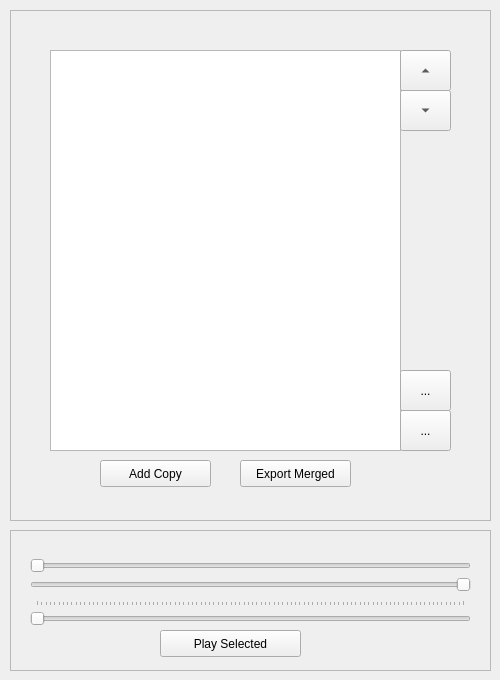
<?xml version="1.0" encoding="UTF-8"?>
<ui version="4.0">
 <class>MainWindow</class>
 <widget class="QMainWindow" name="MainWindow">
  <property name="geometry">
   <rect>
    <x>0</x>
    <y>0</y>
    <width>500</width>
    <height>680</height>
   </rect>
  </property>
  <property name="minimumSize">
   <size>
    <width>500</width>
    <height>680</height>
   </size>
  </property>
  <property name="maximumSize">
   <size>
    <width>500</width>
    <height>16777215</height>
   </size>
  </property>
  <property name="windowTitle">
   <string>Trajectory Editor</string>
  </property>
  <property name="layoutDirection">
   <enum>Qt::LeftToRight</enum>
  </property>
  <widget class="QWidget" name="centralwidget">
   <widget class="QFrame" name="frame">
    <property name="geometry">
     <rect>
      <x>10</x>
      <y>530</y>
      <width>481</width>
      <height>141</height>
     </rect>
    </property>
    <property name="frameShape">
     <enum>QFrame::StyledPanel</enum>
    </property>
    <property name="frameShadow">
     <enum>QFrame::Raised</enum>
    </property>
    <widget class="QPushButton" name="playSelectedButton">
     <property name="geometry">
      <rect>
       <x>150</x>
       <y>100</y>
       <width>141</width>
       <height>27</height>
      </rect>
     </property>
     <property name="text">
      <string>Play Selected</string>
     </property>
    </widget>
    <widget class="QSlider" name="playSlider">
     <property name="geometry">
      <rect>
       <x>20</x>
       <y>70</y>
       <width>441</width>
       <height>29</height>
      </rect>
     </property>
     <property name="orientation">
      <enum>Qt::Horizontal</enum>
     </property>
     <property name="tickPosition">
      <enum>QSlider::TicksAbove</enum>
     </property>
    </widget>
    <widget class="QSlider" name="startSlider">
     <property name="geometry">
      <rect>
       <x>20</x>
       <y>20</y>
       <width>441</width>
       <height>31</height>
      </rect>
     </property>
     <property name="orientation">
      <enum>Qt::Horizontal</enum>
     </property>
     <property name="invertedAppearance">
      <bool>false</bool>
     </property>
     <property name="invertedControls">
      <bool>false</bool>
     </property>
     <property name="tickPosition">
      <enum>QSlider::NoTicks</enum>
     </property>
    </widget>
    <widget class="QSlider" name="endSlider">
     <property name="geometry">
      <rect>
       <x>20</x>
       <y>40</y>
       <width>441</width>
       <height>29</height>
      </rect>
     </property>
     <property name="layoutDirection">
      <enum>Qt::RightToLeft</enum>
     </property>
     <property name="orientation">
      <enum>Qt::Horizontal</enum>
     </property>
     <property name="tickPosition">
      <enum>QSlider::NoTicks</enum>
     </property>
    </widget>
    <widget class="QLabel" name="startVal">
     <property name="geometry">
      <rect>
       <x>40</x>
       <y>0</y>
       <width>101</width>
       <height>31</height>
      </rect>
     </property>
     <property name="text">
      <string/>
     </property>
     <property name="textFormat">
      <enum>Qt::PlainText</enum>
     </property>
     <property name="scaledContents">
      <bool>false</bool>
     </property>
     <property name="wordWrap">
      <bool>false</bool>
     </property>
    </widget>
    <widget class="QLabel" name="endVal">
     <property name="geometry">
      <rect>
       <x>360</x>
       <y>0</y>
       <width>101</width>
       <height>31</height>
      </rect>
     </property>
     <property name="text">
      <string/>
     </property>
     <property name="textFormat">
      <enum>Qt::PlainText</enum>
     </property>
    </widget>
   </widget>
   <widget class="QFrame" name="frame_2">
    <property name="geometry">
     <rect>
      <x>10</x>
      <y>10</y>
      <width>481</width>
      <height>511</height>
     </rect>
    </property>
    <property name="frameShape">
     <enum>QFrame::StyledPanel</enum>
    </property>
    <property name="frameShadow">
     <enum>QFrame::Raised</enum>
    </property>
    <widget class="QListWidget" name="trajList">
     <property name="geometry">
      <rect>
       <x>40</x>
       <y>40</y>
       <width>351</width>
       <height>401</height>
      </rect>
     </property>
     <property name="dragEnabled">
      <bool>false</bool>
     </property>
    </widget>
    <widget class="QPushButton" name="copyButton">
     <property name="geometry">
      <rect>
       <x>90</x>
       <y>450</y>
       <width>111</width>
       <height>27</height>
      </rect>
     </property>
     <property name="text">
      <string>Add Copy</string>
     </property>
    </widget>
    <widget class="QPushButton" name="exportButton">
     <property name="geometry">
      <rect>
       <x>230</x>
       <y>450</y>
       <width>111</width>
       <height>27</height>
      </rect>
     </property>
     <property name="text">
      <string>Export Merged</string>
     </property>
    </widget>
    <widget class="QToolButton" name="downButton">
     <property name="geometry">
      <rect>
       <x>390</x>
       <y>80</y>
       <width>51</width>
       <height>41</height>
      </rect>
     </property>
     <property name="toolTip">
      <string>Move Down</string>
     </property>
     <property name="text">
      <string>...</string>
     </property>
     <property name="autoRaise">
      <bool>false</bool>
     </property>
     <property name="arrowType">
      <enum>Qt::DownArrow</enum>
     </property>
    </widget>
    <widget class="QToolButton" name="addButton">
     <property name="geometry">
      <rect>
       <x>390</x>
       <y>360</y>
       <width>51</width>
       <height>41</height>
      </rect>
     </property>
     <property name="toolTip">
      <string>Add Trajectory</string>
     </property>
     <property name="text">
      <string>...</string>
     </property>
     <property name="icon">
      <iconset>
       <normaloff>icons/add.png</normaloff>icons/add.png</iconset>
     </property>
     <property name="iconSize">
      <size>
       <width>30</width>
       <height>30</height>
      </size>
     </property>
     <property name="toolButtonStyle">
      <enum>Qt::ToolButtonIconOnly</enum>
     </property>
     <property name="autoRaise">
      <bool>false</bool>
     </property>
     <property name="arrowType">
      <enum>Qt::NoArrow</enum>
     </property>
    </widget>
    <widget class="QToolButton" name="removeButton">
     <property name="geometry">
      <rect>
       <x>390</x>
       <y>400</y>
       <width>51</width>
       <height>41</height>
      </rect>
     </property>
     <property name="toolTip">
      <string>Remove Selection</string>
     </property>
     <property name="text">
      <string>...</string>
     </property>
     <property name="icon">
      <iconset>
       <normaloff>icons/delete.png</normaloff>icons/delete.png</iconset>
     </property>
     <property name="iconSize">
      <size>
       <width>30</width>
       <height>30</height>
      </size>
     </property>
     <property name="autoRaise">
      <bool>false</bool>
     </property>
     <property name="arrowType">
      <enum>Qt::NoArrow</enum>
     </property>
    </widget>
    <widget class="QToolButton" name="upButton">
     <property name="geometry">
      <rect>
       <x>390</x>
       <y>40</y>
       <width>51</width>
       <height>41</height>
      </rect>
     </property>
     <property name="toolTip">
      <string>Move Up</string>
     </property>
     <property name="text">
      <string>...</string>
     </property>
     <property name="autoRaise">
      <bool>false</bool>
     </property>
     <property name="arrowType">
      <enum>Qt::UpArrow</enum>
     </property>
    </widget>
   </widget>
  </widget>
 </widget>
 <resources/>
 <connections/>
 <designerdata>
  <property name="gridDeltaX">
   <number>20</number>
  </property>
  <property name="gridDeltaY">
   <number>10</number>
  </property>
  <property name="gridSnapX">
   <bool>true</bool>
  </property>
  <property name="gridSnapY">
   <bool>true</bool>
  </property>
  <property name="gridVisible">
   <bool>true</bool>
  </property>
 </designerdata>
</ui>
